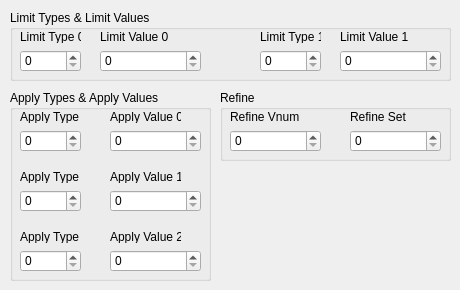
        <widget class="QWidget" name="tab_5">
         <attribute name="title">
          <string>Limits &amp;&amp; Applies &amp;&amp; Refine</string>
         </attribute>
         <widget class="QGroupBox" name="groupBox_7">
          <property name="geometry">
           <rect>
            <x>10</x>
            <y>10</y>
            <width>441</width>
            <height>71</height>
           </rect>
          </property>
          <property name="title">
           <string>Limit Types &amp;&amp; Limit Values</string>
          </property>
          <widget class="QLabel" name="label_14">
           <property name="geometry">
            <rect>
             <x>10</x>
             <y>20</y>
             <width>61</width>
             <height>13</height>
            </rect>
           </property>
           <property name="text">
            <string>Limit Type 0</string>
           </property>
          </widget>
          <widget class="QSpinBox" name="sLimitType0">
           <property name="geometry">
            <rect>
             <x>10</x>
             <y>40</y>
             <width>61</width>
             <height>22</height>
            </rect>
           </property>
           <property name="maximum">
            <number>255</number>
           </property>
          </widget>
          <widget class="QLabel" name="label_15">
           <property name="geometry">
            <rect>
             <x>90</x>
             <y>20</y>
             <width>71</width>
             <height>13</height>
            </rect>
           </property>
           <property name="text">
            <string>Limit Value 0</string>
           </property>
          </widget>
          <widget class="QSpinBox" name="sLimitValue0">
           <property name="geometry">
            <rect>
             <x>90</x>
             <y>40</y>
             <width>101</width>
             <height>22</height>
            </rect>
           </property>
           <property name="maximum">
            <number>2147483647</number>
           </property>
          </widget>
          <widget class="QSpinBox" name="sLimitValue1">
           <property name="geometry">
            <rect>
             <x>330</x>
             <y>40</y>
             <width>101</width>
             <height>22</height>
            </rect>
           </property>
           <property name="maximum">
            <number>2147483647</number>
           </property>
          </widget>
          <widget class="QLabel" name="label_16">
           <property name="geometry">
            <rect>
             <x>330</x>
             <y>20</y>
             <width>71</width>
             <height>13</height>
            </rect>
           </property>
           <property name="text">
            <string>Limit Value 1</string>
           </property>
          </widget>
          <widget class="QLabel" name="label_17">
           <property name="geometry">
            <rect>
             <x>250</x>
             <y>20</y>
             <width>61</width>
             <height>13</height>
            </rect>
           </property>
           <property name="text">
            <string>Limit Type 1</string>
           </property>
          </widget>
          <widget class="QSpinBox" name="sLimitType1">
           <property name="geometry">
            <rect>
             <x>250</x>
             <y>40</y>
             <width>61</width>
             <height>22</height>
            </rect>
           </property>
           <property name="maximum">
            <number>255</number>
           </property>
          </widget>
         </widget>
         <widget class="QGroupBox" name="groupBox_8">
          <property name="geometry">
           <rect>
            <x>10</x>
            <y>90</y>
            <width>201</width>
            <height>191</height>
           </rect>
          </property>
          <property name="title">
           <string>Apply Types &amp;&amp; Apply Values</string>
          </property>
          <widget class="QSpinBox" name="sApplyValue0">
           <property name="geometry">
            <rect>
             <x>100</x>
             <y>40</y>
             <width>91</width>
             <height>22</height>
            </rect>
           </property>
           <property name="maximum">
            <number>2147483647</number>
           </property>
          </widget>
          <widget class="QLabel" name="label_18">
           <property name="geometry">
            <rect>
             <x>100</x>
             <y>20</y>
             <width>71</width>
             <height>13</height>
            </rect>
           </property>
           <property name="text">
            <string>Apply Value 0</string>
           </property>
          </widget>
          <widget class="QLabel" name="label_19">
           <property name="geometry">
            <rect>
             <x>10</x>
             <y>20</y>
             <width>61</width>
             <height>13</height>
            </rect>
           </property>
           <property name="text">
            <string>Apply Type 0</string>
           </property>
          </widget>
          <widget class="QSpinBox" name="sApplyType0">
           <property name="geometry">
            <rect>
             <x>10</x>
             <y>40</y>
             <width>61</width>
             <height>22</height>
            </rect>
           </property>
           <property name="maximum">
            <number>255</number>
           </property>
          </widget>
          <widget class="QSpinBox" name="sApplyValue1">
           <property name="geometry">
            <rect>
             <x>100</x>
             <y>100</y>
             <width>91</width>
             <height>22</height>
            </rect>
           </property>
           <property name="maximum">
            <number>2147483647</number>
           </property>
          </widget>
          <widget class="QLabel" name="label_20">
           <property name="geometry">
            <rect>
             <x>100</x>
             <y>80</y>
             <width>71</width>
             <height>13</height>
            </rect>
           </property>
           <property name="text">
            <string>Apply Value 1</string>
           </property>
          </widget>
          <widget class="QLabel" name="label_21">
           <property name="geometry">
            <rect>
             <x>10</x>
             <y>80</y>
             <width>61</width>
             <height>13</height>
            </rect>
           </property>
           <property name="text">
            <string>Apply Type 1</string>
           </property>
          </widget>
          <widget class="QSpinBox" name="sApplyType1">
           <property name="geometry">
            <rect>
             <x>10</x>
             <y>100</y>
             <width>61</width>
             <height>22</height>
            </rect>
           </property>
           <property name="maximum">
            <number>255</number>
           </property>
          </widget>
          <widget class="QSpinBox" name="sApplyValue2">
           <property name="geometry">
            <rect>
             <x>100</x>
             <y>160</y>
             <width>91</width>
             <height>22</height>
            </rect>
           </property>
           <property name="maximum">
            <number>2147483647</number>
           </property>
          </widget>
          <widget class="QLabel" name="label_22">
           <property name="geometry">
            <rect>
             <x>100</x>
             <y>140</y>
             <width>71</width>
             <height>13</height>
            </rect>
           </property>
           <property name="text">
            <string>Apply Value 2</string>
           </property>
          </widget>
          <widget class="QLabel" name="label_23">
           <property name="geometry">
            <rect>
             <x>10</x>
             <y>140</y>
             <width>61</width>
             <height>13</height>
            </rect>
           </property>
           <property name="text">
            <string>Apply Type 2</string>
           </property>
          </widget>
          <widget class="QSpinBox" name="sApplyType2">
           <property name="geometry">
            <rect>
             <x>10</x>
             <y>160</y>
             <width>61</width>
             <height>22</height>
            </rect>
           </property>
           <property name="maximum">
            <number>255</number>
           </property>
          </widget>
         </widget>
         <widget class="QGroupBox" name="groupBox_11">
          <property name="geometry">
           <rect>
            <x>220</x>
            <y>90</y>
            <width>231</width>
            <height>71</height>
           </rect>
          </property>
          <property name="title">
           <string>Refine</string>
          </property>
          <widget class="QSpinBox" name="sRefineSet">
           <property name="geometry">
            <rect>
             <x>130</x>
             <y>40</y>
             <width>91</width>
             <height>22</height>
            </rect>
           </property>
           <property name="maximum">
            <number>65535</number>
           </property>
          </widget>
          <widget class="QLabel" name="label_36">
           <property name="geometry">
            <rect>
             <x>130</x>
             <y>20</y>
             <width>71</width>
             <height>13</height>
            </rect>
           </property>
           <property name="text">
            <string>Refine Set</string>
           </property>
          </widget>
          <widget class="QSpinBox" name="sRefineVnum">
           <property name="geometry">
            <rect>
             <x>10</x>
             <y>40</y>
             <width>91</width>
             <height>22</height>
            </rect>
           </property>
           <property name="maximum">
            <number>2147483647</number>
           </property>
          </widget>
          <widget class="QLabel" name="label_37">
           <property name="geometry">
            <rect>
             <x>10</x>
             <y>20</y>
             <width>71</width>
             <height>13</height>
            </rect>
           </property>
           <property name="text">
            <string>Refine Vnum</string>
           </property>
          </widget>
         </widget>
        </widget>
